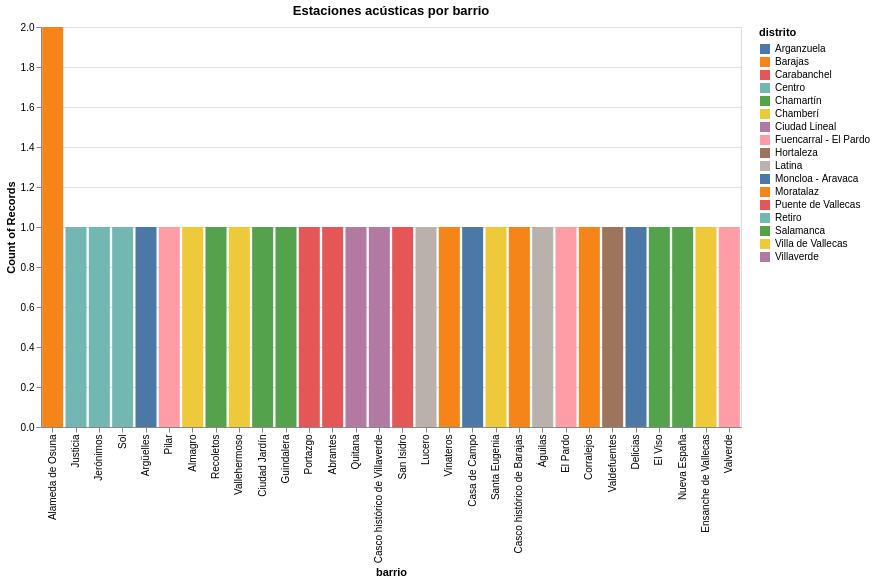

This figure's notebook cell:
### Code cell
#VISUALIZACIÓN 6 — Estaciones por barrio (treemap opcional)


chart_barrio = alt.Chart(df_05).mark_bar().encode(
    x=alt.X('barrio:N', sort='-y'),
    y='count():Q',
    color='distrito:N',
    tooltip=['barrio','distrito','count()']
).properties(
    title='Estaciones acústicas por barrio',
    width=700,
    height=400
)

chart_barrio

### Figure 1 — Vega-Lite specification as saved in the notebook (floating-point values rounded to 4 significant figures)
{"config": {"view": {"continuousWidth": 300, "continuousHeight": 300}}, "data": {"name": "data-109d9319b4b98420c76662cce55231bf"}, "mark": {"type": "bar"}, "encoding": {"color": {"field": "distrito", "type": "nominal"}, "tooltip": [{"field": "barrio", "type": "nominal"}, {"field": "distrito", "type": "nominal"}, {"aggregate": "count", "type": "quantitative"}], "x": {"field": "barrio", "sort": "-y", "type": "nominal"}, "y": {"aggregate": "count", "type": "quantitative"}}, "height": 400, "title": "Estaciones acústicas por barrio", "width": 700, "$schema": "https://vega.github.io/schema/vega-lite/v5.20.1.json", "datasets": {"data-109d9319b4b98420c76662cce55231bf": [{"estacion": "RF-01", "nombre": "Paseo de Recoletos", "ubicacion": "Frente al n23 del Paseo de Recoletos", "distrito": "Centro", "barrio": "Justicia", "longitud": -3.692, "latitud": 40.42, "utm_x": 441307, "utm_y": 4474893, "altitud": 648, "fecha_alta": "2011-03-07T00:00:00"}, {"estacion": "RF-02", "nombre": "Carlos V", "ubicacion": "Plaza del Emperador Carlos V, junto al n1 del Paseo de la Infanta Isabel", "distrito": "Retiro", "barrio": "Jerónimos", "longitud": -3.692, "latitud": 40.41, "utm_x": 441327, "utm_y": 4473397, "altitud": 629, "fecha_alta": "1998-12-01T00:00:00"}, {"estacion": "RF-03", "nombre": "Plaza del Carmen", "ubicacion": "Plaza del Carmen frente al n3 de la Calle de la Salud", "distrito": "Centro", "barrio": "Sol", "longitud": -3.703, "latitud": 40.42, "utm_x": 440346, "utm_y": 4474529, "altitud": 657, "fecha_alta": "1999-11-01T00:00:00"}, {"estacion": "RF-04", "nombre": "Plaza de España", "ubicacion": "Frente al n18 de la Plaza de España", "distrito": "Moncloa - Aravaca", "barrio": "Argüelles", "longitud": -3.712, "latitud": 40.42, "utm_x": 439580, "utm_y": 4475063, "altitud": 637, "fecha_alta": "1998-12-01T00:00:00"}, {"estacion": "RF-05", "nombre": "Barrio del Pilar", "ubicacion": "Parque de La Vaguada semiesquina de Avenida Monforte de Lemos con Calle Ginzo de Limia", "distrito": "Fuencarral - El Pardo", "barrio": "Pilar", "longitud": -3.712, "latitud": 40.48, "utm_x": 439688, "utm_y": 4481078, "altitud": 673, "fecha_alta": "1999-06-07T00:00:00"}, {"estacion": "RF-06", "nombre": "Gregorio Marañón", "ubicacion": "Frente al Paseo de la Castellana n51", "distrito": "Chamberí", "barrio": "Almagro", "longitud": -3.691, "latitud": 40.44, "utm_x": 441415, "utm_y": 4476552, "altitud": 669, "fecha_alta": "1999-06-01T00:00:00"}, {"estacion": "RF-08", "nombre": "Escuelas Aguirre", "ubicacion": "Junto a Calle Alcalá 62 (Dentro del recinto de la Casa Arabe)", "distrito": "Salamanca", "barrio": "Recoletos", "longitud": -3.682, "latitud": 40.42, "utm_x": 442112, "utm_y": 4474773, "altitud": 672, "fecha_alta": "1998-12-01T00:00:00"}, {"estacion": "RF-10", "nombre": "Cuatro Caminos", "ubicacion": "Frente al n18 de la Avenida Pablo Iglesias", "distrito": "Chamberí", "barrio": "Vallehermoso", "longitud": -3.707, "latitud": 40.45, "utm_x": 440031, "utm_y": 4477454, "altitud": 699, "fecha_alta": "1999-03-25T00:00:00"}, {"estacion": "RF-11", "nombre": "Ramón y Cajal", "ubicacion": "Parque de Berlín junto al n210 de la Calle Príncipe de Vergara", "distrito": "Chamartín", "barrio": "Ciudad Jardín", "longitud": -3.677, "latitud": 40.45, "utm_x": 442563, "utm_y": 4478094, "altitud": 708, "fecha_alta": "1998-12-01T00:00:00"}, {"estacion": "RF-12", "nombre": "Manuel Becerra", "ubicacion": "Junto a la entrada del Parque María Eva Duarte De Perón en la Plaza de Manuel Becerra", "distrito": "Salamanca", "barrio": "Guindalera", "longitud": -3.669, "latitud": 40.43, "utm_x": 443288, "utm_y": 4475560, "altitud": 678, "fecha_alta": "1998-12-01T00:00:00"}, {"estacion": "RF-13", "nombre": "Vallecas", "ubicacion": "Frente al n26 de la Calle del Río San Lorenzo", "distrito": "Puente de Vallecas", "barrio": "Portazgo", "longitud": -3.652, "latitud": 40.39, "utm_x": 444704, "utm_y": 4471039, "altitud": 677, "fecha_alta": "1999-11-11T00:00:00"}, {"estacion": "RF-14", "nombre": "Plaza Elíptica", "ubicacion": "Frente al n4 de la Avenida de Oporto", "distrito": "Carabanchel", "barrio": "Abrantes", "longitud": -3.719, "latitud": 40.38, "utm_x": 438989, "utm_y": 4470735, "altitud": 605, "fecha_alta": "2009-12-22T00:00:00"}, {"estacion": "RF-16", "nombre": "Arturo Soria", "ubicacion": "Frente al n2 de la Calle del Vizconde de los Asilos", "distrito": "Ciudad Lineal", "barrio": "Quitana", "longitud": -3.639, "latitud": 40.44, "utm_x": 445783, "utm_y": 4476792, "altitud": 698, "fecha_alta": "1998-12-01T00:00:00"}, {"estacion": "RF-17", "nombre": "Villaverde", "ubicacion": "Frente al n61 de la Calle de Palomares", "distrito": "Villaverde", "barrio": "Casco histórico de Villaverde", "longitud": -3.713, "latitud": 0.4035, "utm_x": 439421, "utm_y": 4466527, "altitud": 601, "fecha_alta": "1998-12-01T00:00:00"}, {"estacion": "RF-18", "nombre": "Farolillo", "ubicacion": "Frente al n1 de la Calle Farolillo", "distrito": "Carabanchel", "barrio": "San Isidro", "longitud": -3.732, "latitud": 40.39, "utm_x": 437896, "utm_y": 4471833, "altitud": 625, "fecha_alta": "1998-12-01T00:00:00"}, {"estacion": "RF-19", "nombre": "Alto Extremadura", "ubicacion": "Frente al n4 de la Calle Hilario Sangrador", "distrito": "Latina", "barrio": "Lucero", "longitud": -0.3742, "latitud": 40.41, "utm_x": 437046, "utm_y": 4473293, "altitud": 632, "fecha_alta": "1998-12-01T00:00:00"}, {"estacion": "RF-20", "nombre": "Avenida de Moratalaz", "ubicacion": "Junto al lateral del n109 de la Calle Camino de los Vinateros", "distrito": "Moratalaz", "barrio": "Vinateros", "longitud": -3.645, "latitud": 40.41, "utm_x": 445254, "utm_y": 4473246, "altitud": 671, "fecha_alta": "1998-12-01T00:00:00"}, {"estacion": "RF-24", "nombre": "Casa de Campo", "ubicacion": "Mirador junto a la Estación Teleférico Terminal", "distrito": "Moncloa - Aravaca", "barrio": "Casa de Campo", "longitud": -3.747, "latitud": 4.042, "utm_x": 436601, "utm_y": 4474575, "altitud": 645, "fecha_alta": "1998-12-01T00:00:00"}, {"estacion": "RF-25", "nombre": "Santa Eugenia", "ubicacion": "Parque junto al n1 de la Calle Poza de la Sal", "distrito": "Villa de Vallecas", "barrio": "Santa Eugenia", "longitud": -3.603, "latitud": 40.38, "utm_x": 448851, "utm_y": 4470006, "altitud": 653, "fecha_alta": "1998-12-01T00:00:00"}, {"estacion": "RF-26", "nombre": "Embajada", "ubicacion": "Parque junto al n2 de la Calle Soto Hidalgo", "distrito": "Barajas", "barrio": "Alameda de Osuna", "longitud": -3.58, "latitud": 40.46, "utm_x": 450814, "utm_y": 4478902, "altitud": 618, "fecha_alta": "2011-03-03T00:00:00"}, {"estacion": "RF-27", "nombre": "Barajas Pueblo", "ubicacion": "Frente al n21 de la Calle Júpiter", "distrito": "Barajas", "barrio": "Casco histórico de Barajas", "longitud": -3.58, "latitud": 40.48, "utm_x": 450829, "utm_y": 4480855, "altitud": 627, "fecha_alta": "2002-05-24T00:00:00"}, {"estacion": "RF-28", "nombre": "Cuatro Vientos", "ubicacion": "Esquina de la Avenida de la Aviación con Calle Navalmoral de la Mata", "distrito": "Latina", "barrio": "Águilas", "longitud": -0.3778, "latitud": 4.038, "utm_x": 433969, "utm_y": 4469698, "altitud": 678, "fecha_alta": "2003-04-30T00:00:00"}, {"estacion": "RF-29", "nombre": "El Pardo", "ubicacion": "Parque del Concejal Miguel Martín Vela", "distrito": "Fuencarral - El Pardo", "barrio": "El Pardo", "longitud": -3.775, "latitud": 40.52, "utm_x": 434387, "utm_y": 4485540, "altitud": 616, "fecha_alta": "2003-10-01T00:00:00"}, {"estacion": "RF-30", "nombre": "Campo de las Naciones", "ubicacion": "Frente al n27 de la Calle Ribera del Sena", "distrito": "Barajas", "barrio": "Corralejos", "longitud": -3.616, "latitud": 40.46, "utm_x": 447747, "utm_y": 4479082, "altitud": 687, "fecha_alta": "2003-11-10T00:00:00"}, {"estacion": "RF-31", "nombre": "Sanchinarro", "ubicacion": "Junto al n14 de la Calle María Tudor", "distrito": "Hortaleza", "barrio": "Valdefuentes", "longitud": -3.66, "latitud": 40.49, "utm_x": 444032, "utm_y": 4482826, "altitud": 700, "fecha_alta": "2009-07-14T00:00:00"}, {"estacion": "RF-47", "nombre": "Mendez Álvaro", "ubicacion": "Frente al n13 de la Calle Juan de Mariana", "distrito": "Arganzuela", "barrio": "Delicias", "longitud": -3.687, "latitud": 40.4, "utm_x": 441716, "utm_y": 4472162, "altitud": 609, "fecha_alta": "2010-01-18T00:00:00"}, {"estacion": "RF-48", "nombre": "Castellana", "ubicacion": "Jardin de Las Bellas Artes a la altura del n2 de la Calle José Gutierrez Abascal", "distrito": "Chamartín", "barrio": "El Viso", "longitud": -3.69, "latitud": 40.44, "utm_x": 441456, "utm_y": 4476807, "altitud": 685, "fecha_alta": "2010-05-04T00:00:00"}, {"estacion": "RF-50", "nombre": "Plaza de Castilla", "ubicacion": "Frente al n9 de la Plaza Castilla", "distrito": "Chamartín", "barrio": "Nueva España", "longitud": -3.689, "latitud": 40.47, "utm_x": 441612, "utm_y": 4479667, "altitud": 728, "fecha_alta": "2011-02-28T00:00:00"}, {"estacion": "RF-54", "nombre": "Ensanche de Vallecas", "ubicacion": "Esquina entre la Avenida de la Gavia y la Avenida de las Suertes", "distrito": "Villa de Vallecas", "barrio": "Ensanche de Vallecas", "longitud": -0.03612, "latitud": 40.37, "utm_x": 448037, "utm_y": 4469337, "altitud": 619, "fecha_alta": "2009-12-15T00:00:00"}, {"estacion": "RF-55", "nombre": "Urb Embajada 2", "ubicacion": "Frente al n13 de la Calle Riano", "distrito": "Barajas", "barrio": "Alameda de Osuna", "longitud": -3.581, "latitud": 40.46, "utm_x": 450776, "utm_y": 4479232, "altitud": 619, "fecha_alta": "2010-03-17T00:00:00"}, {"estacion": "RF-86", "nombre": "Tres Olivos", "ubicacion": "Frente al n23 de la Avenida del Campo de Calatrava", "distrito": "Fuencarral - El Pardo", "barrio": "Valverde", "longitud": -3.69, "latitud": 40.5, "utm_x": 441564, "utm_y": 4483550, "altitud": 715, "fecha_alta": "2010-02-08T00:00:00"}]}}
